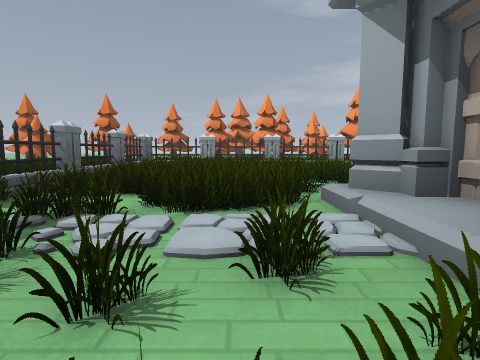
[1] (above)

17 first-person views from a walk through a level from a Godot 3-D game. The camera is 1.2 m above the floor, tilts 6° down and sees 80° across. The floor is counted in squares, 2 m on a side. Each view is taken from the middle of a square. On the plan, view 1 faces up. The plan holds only what a view shows up to about 9 squares ahead; the rest is blank. The place goes on beyond the plan. Some surface patterns are stand-ins.

[2]
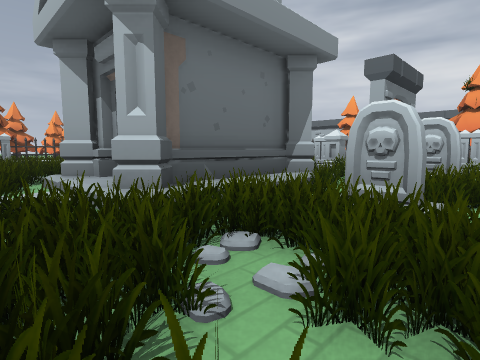

[3]
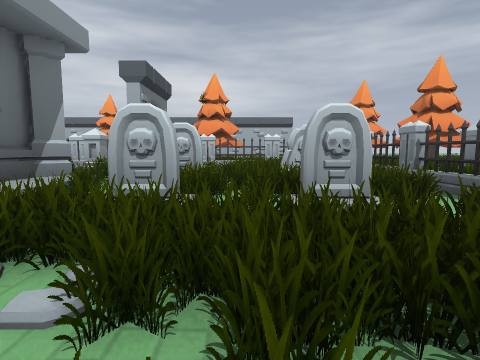

[4]
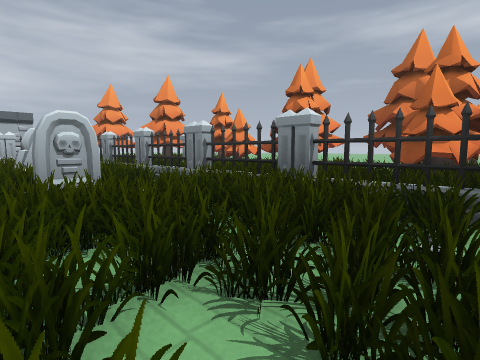

[5]
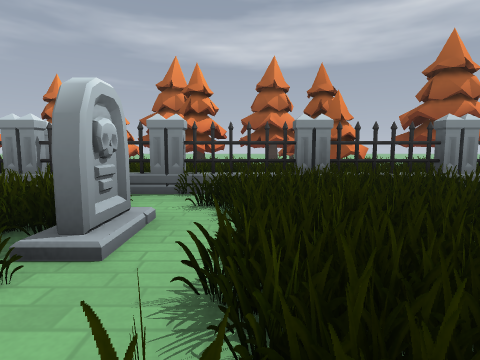

[6]
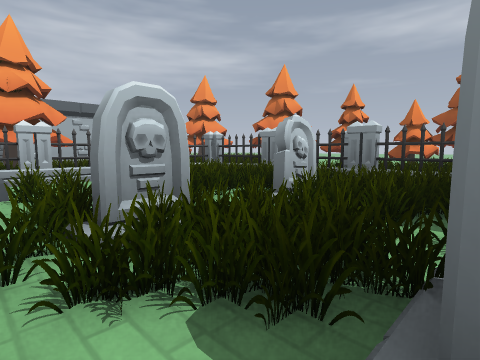

[7]
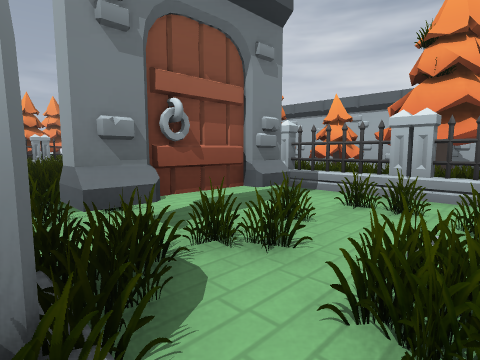

[8]
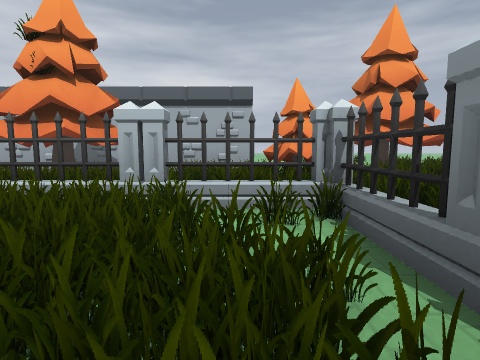

[9]
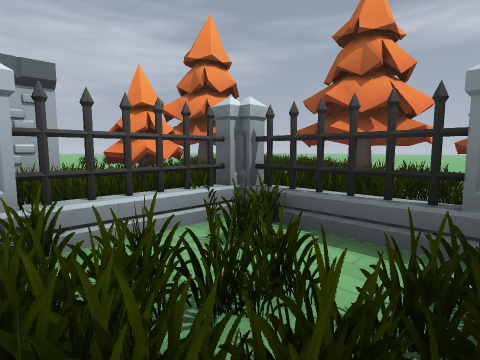

[10]
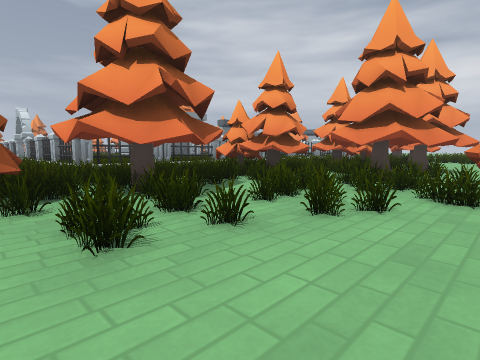

[11]
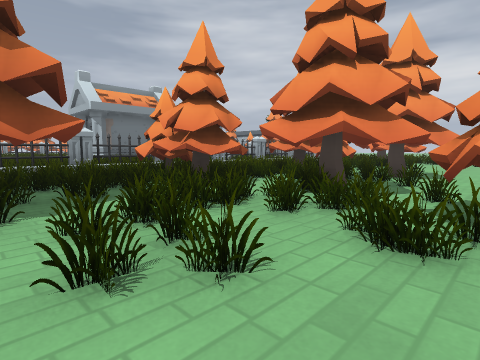

[12]
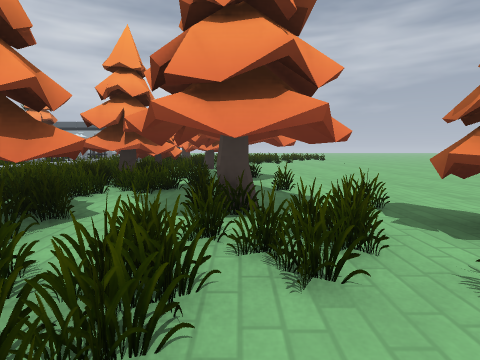

[13]
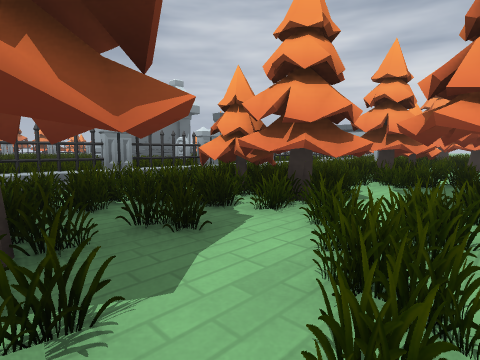

[14]
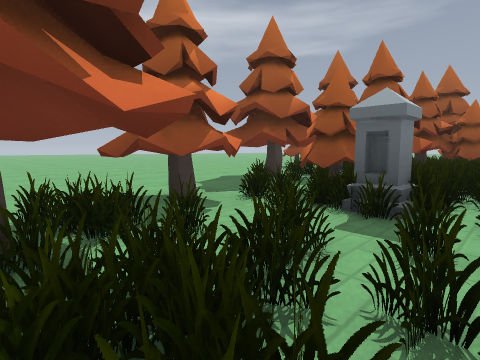

[15]
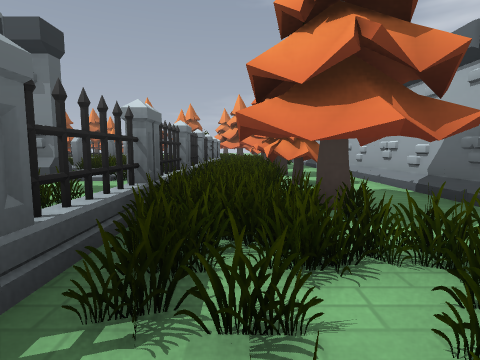

[16]
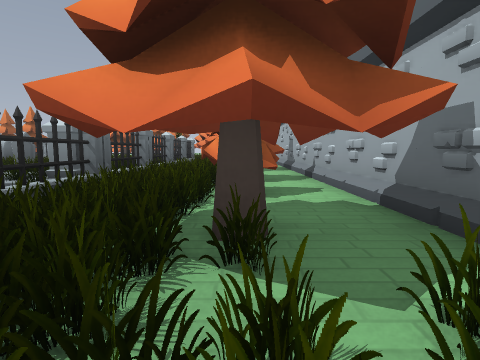

[17]
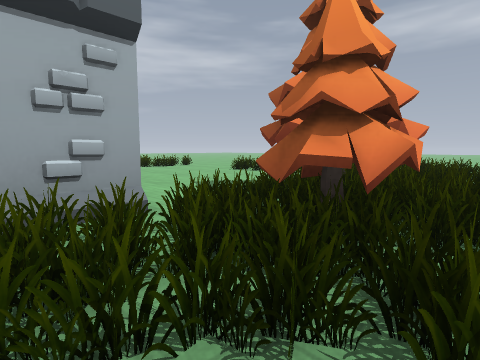

### Floor plan
Key: @ floor where view 1 was taken; # wall or solid block; . main floor; : floor 0.5 m higher than the main floor; F fence; T pine tree; M tombstone; O other object.
Columns run from 5 left of view 1 to 18 right of it. Each row starts with its distance up from view 1.
  9   FFFFFFFFFFF
  8   F
  7   F
  6   F           O   #
  5   F           OO  #
  4   F..         F#T #
  3   #...##      FTTT#
  2    ....#   .:#F#T #
  1     ..#####...FTT##
  0      @.....##.FTTT#
 -1      ...M.M...FTTT#
 -2   F ........#.F.T.#
 -3   F ....M.M...F...#
 -4   F##....  ...F.#.#
 -5   FFFF#FFFFFFFF.T....
 -6    .     ......  #.....
 -7  .#.#T  T..#..# T#T.....
 -8 TT#T.TT.TTT.TTTT#T .....
 -9 ..T...T..T#.TTT     ...
-10 .....TTTTTT.T..
-11 ......T..T.....
-12 .....T........

Positions as (right, up) in squares from view 1, and headings:
1: (0, 0), facing up
2: (0, -2), facing up-right
3: (0, -2), facing right
4: (-1, -2), facing down-right
5: (2, -1), facing down
6: (3, 0), facing down-right
7: (5, -2), facing up-right
8: (6, -4), facing right
9: (7, -3), facing down-right
10: (-5, -12), facing up-right
11: (-3, -12), facing up-right
12: (-2, -10), facing right
13: (-3, -10), facing up-right
14: (9, -6), facing down-left
15: (10, -4), facing up
16: (11, -3), facing up
17: (10, -3), facing down-right
